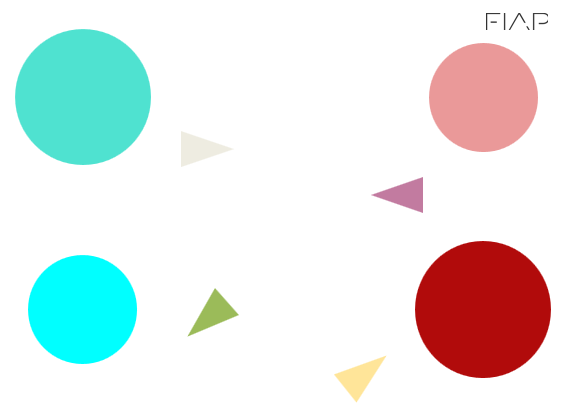
#> input picture circulo.png, 566 x 417 px
$ jupyter execute NAC1.ipynb   (shell and % lines are left out)
#> lines starting #> are read from the running program, lines starting #| are printed output that depends on the picture; after the words box and inside, x2 and y2 are one past the last pixel; in counts of white or black regions, pixels touching at a corner belong together
NAC 1

Integrantes:
Mariana Roz Pereira RM 82322
Gabriel Oliveira Lima RM 83004

R1

[cell 1]
import cv2
from matplotlib import pyplot as plt
import numpy as np
import math

#importar e tratar imagem
img = cv2.imread('circulo.png')
#> img is the input picture: shape (417, 566, 3); mean B, G, R 231.3, 233, 227.6
imgRGB = cv2.cvtColor(img, cv2.COLOR_BGR2RGB)

plt.figure(figsize = (10,10))
plt.imshow(imgRGB)

[cell 2]
#importar e tratar imagem
img = cv2.imread('circulo.png')
imgHSV = cv2.cvtColor(img, cv2.COLOR_BGR2HSV)
#> imgHSV: shape (417, 566, 3); mean H, S, V 10.1, 39.9, 246.8

image_lower_azul = np.array([0, 150, 100])
image_upper_azul = np.array([250, 250, 245])
mask_hsv = cv2.inRange(imgHSV, image_lower_azul, image_upper_azul)
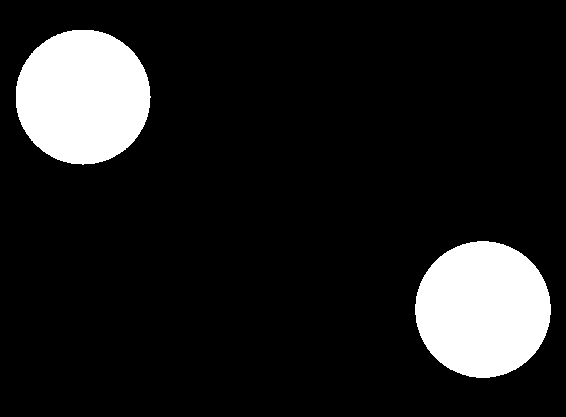
#> mask_hsv: shape (417, 566); 12.2% white; 2 white regions
contour, _ = cv2.findContours(mask_hsv, cv2.RETR_TREE, cv2.CHAIN_APPROX_SIMPLE)
#> contour = 2 contours; box (x1, y1, x2, y2) and area: (415, 241, 551, 378) 14336, (16, 30, 151, 165) 14084
mask_rgb = cv2.cvtColor(mask_hsv, cv2.COLOR_GRAY2RGB)
#> mask_rgb: shape (417, 566, 3); 12.2% white; 2 white regions, box (x1, y1, x2, y2) and area: (415, 241, 551, 378) 14528, (16, 30, 151, 165) 14276
contour_img = mask_rgb.copy()
cv2.drawContours(contour_img, contour, -1, [255, 0, 200], 2);

plt.figure(figsize = (10,10))
plt.imshow(contour_img);

[cell 3]
color = (0,0,0)
color2 = (0,255,0)

# calculo das coordenadas do centro circ1
cnt = contour[0]
#> cnt = contour of 196 points, box (x1, y1, x2, y2) (415, 241, 551, 378), area 14336
M = cv2.moments(cnt)
#> M = moments, m00 14336, centre m10/m00, m01/m00 = (482.5, 309)

cx1 = int(M['m10']/M['m00'])
#> cx1 = 482
cy1 = int(M['m01']/M['m00'])
#> cy1 = 309
cv2.line(contour_img,(cx1,cy1),(cx1,cy1),color,5)
#> contour_img: shape (417, 566, 3); mean B, G, R 32.3, 29.1, 31.6

# calculo das coordenadas do centro circ2
cnt2 = contour[1]
#> cnt2 = contour of 199 points, box (x1, y1, x2, y2) (16, 30, 151, 165), area 14084
M2 = cv2.moments(cnt2)
#> M2 = moments, m00 14083.5, centre m10/m00, m01/m00 = (82.55, 96.54)

cx2 = int(M2['m10']/M2['m00'])
#> cx2 = 82
cy2 = int(M2['m01']/M2['m00'])
#> cy2 = 96
cv2.line(contour_img,(cx2,cy2),(cx2,cy2),color,5)
#> contour_img: shape (417, 566, 3); mean B, G, R 32.2, 29.1, 31.6

# calculo das areas
area1 = cv2.contourArea(cnt)
#> area1 = 14336
area2 = cv2.contourArea(cnt2)
#> area2 = 14083.5

# texto 1
font1 = cv2.FONT_HERSHEY_PLAIN
text1 = cy2 , cx2
#> text1 = (96, 82)
origin1 = (180,80)
cv2.putText(contour_img, str(text1), origin1, font1,1,(200,50,0),1,cv2.LINE_AA)

# texto 2
font2 = cv2.FONT_HERSHEY_PLAIN
text2 = cy1 , cx1
#> text2 = (309, 482)
origin2 = (400,200)
cv2.putText(contour_img, str(text2), origin2, font2,1,(200,50,0),1,cv2.LINE_AA)

# area 1
font_area1 = cv2.FONT_HERSHEY_PLAIN
text_area1 = "Area 1 = {}".format(area1)
#> text_area1 = 'Area 1 = 14336.0'
origin_area1 = (180,100)
cv2.putText(contour_img, str(text_area1), origin_area1, font_area1,1,(200,50,0),1,cv2.LINE_AA)

# area 2
font_area2 = cv2.FONT_HERSHEY_PLAIN
text_area2 = "Area 2 = {}".format(area2)
#> text_area2 = 'Area 2 = 14083.5'
origin_area2 = (400,220)
cv2.putText(contour_img, str(text_area2), origin_area2, font_area2,1,(200,50,0),1,cv2.LINE_AA)
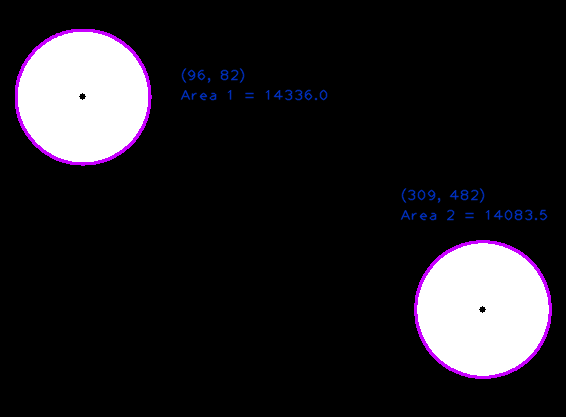
#> contour_img: shape (417, 566, 3); mean B, G, R 33.1, 29.3, 31.6

plt.figure(figsize = (10,10))
plt.imshow(contour_img);

R2

[cell 4]
color = (0,0,0)
color2 = (0,255,0)

# calculo das coordenadas do centro circ1
cnt = contour[0]
M = cv2.moments(cnt)

cx1 = int(M['m10']/M['m00'])
cy1 = int(M['m01']/M['m00'])
cv2.line(contour_img,(cx1,cy1),(cx1,cy1),color,5)

# calculo das coordenadas do centro circ2
cnt2 = contour[1]
M2 = cv2.moments(cnt2)

cx2 = int(M2['m10']/M2['m00'])
cy2 = int(M2['m01']/M2['m00'])
cv2.line(contour_img,(cx2,cy2),(cx2,cy2),color,5)

# calculo das areas
area1 = cv2.contourArea(cnt)
area2 = cv2.contourArea(cnt2)

# texto 1
font1 = cv2.FONT_HERSHEY_PLAIN
text1 = cy2 , cx2
origin1 = (180,80)
cv2.putText(contour_img, str(text1), origin1, font1,1,(200,50,0),1,cv2.LINE_AA)
#> contour_img: shape (417, 566, 3); 0.17% of pixels changed, all inside (x1, y1, x2, y2) = (181, 68, 245, 84)

# texto 2
font2 = cv2.FONT_HERSHEY_PLAIN
text2 = cy1 , cx1
origin2 = (400,200)
cv2.putText(contour_img, str(text2), origin2, font2,1,(200,50,0),1,cv2.LINE_AA)
#> contour_img: shape (417, 566, 3); mean B, G, R 33.2, 29.3, 31.6

# area 1
font_area1 = cv2.FONT_HERSHEY_PLAIN
text_area1 = "Area 1 = {}".format(area1)
origin_area1 = (180,100)
cv2.putText(contour_img, str(text_area1), origin_area1, font_area1,1,(200,50,0),1,cv2.LINE_AA)
#> contour_img: shape (417, 566, 3); mean B, G, R 33.3, 29.4, 31.6

# area 2
font_area2 = cv2.FONT_HERSHEY_PLAIN
text_area2 = "Area 2 = {}".format(area2)
origin_area2 = (400,220)
cv2.putText(contour_img, str(text_area2), origin_area2, font_area2,1,(200,50,0),1,cv2.LINE_AA)
#> contour_img: shape (417, 566, 3); mean B, G, R 33.4, 29.4, 31.6

#Linha entre os centros
line = cv2.line(contour_img,(cx1,cy1),(cx2,cy2),color2,3)

plt.figure(figsize = (10,10))
plt.imshow(contour_img);

[cell 5]
color = (0,0,0)
color2 = (0,255,0)
color3 = (0,0,255)

# calculo das coordenadas do centro circ1
cnt = contour[0]
M = cv2.moments(cnt)

cx1 = int(M['m10']/M['m00'])
cy1 = int(M['m01']/M['m00'])
cv2.line(contour_img,(cx1,cy1),(cx1,cy1),color,3)

# calculo das coordenadas do centro circ2
cnt2 = contour[1]
M2 = cv2.moments(cnt2)

cx2 = int(M2['m10']/M2['m00'])
cy2 = int(M2['m01']/M2['m00'])
cv2.line(contour_img,(cx2,cy2),(cx2,cy2),color,3)
#> contour_img: shape (417, 566, 3); mean B, G, R 32.7, 31.1, 30.9

# calculo das areas
area1 = cv2.contourArea(cnt)
area2 = cv2.contourArea(cnt2)

# texto 1
font1 = cv2.FONT_HERSHEY_PLAIN
text1 = cy2 , cx2
origin1 = (180,80)
cv2.putText(contour_img, str(text1), origin1, font1,1,(200,50,0),1,cv2.LINE_AA)
#> contour_img: shape (417, 566, 3); mean B, G, R 32.7, 31.1, 30.9

# texto 2
font2 = cv2.FONT_HERSHEY_PLAIN
text2 = cy1 , cx1
origin2 = (400,200)
cv2.putText(contour_img, str(text2), origin2, font2,1,(200,50,0),1,cv2.LINE_AA)
#> contour_img: shape (417, 566, 3); mean B, G, R 32.7, 31.1, 30.9

# area 1
font_area1 = cv2.FONT_HERSHEY_PLAIN
text_area1 = "Area 1 = {}".format(area1)
origin_area1 = (180,100)
cv2.putText(contour_img, str(text_area1), origin_area1, font_area1,1,(200,50,0),1,cv2.LINE_AA)
#> contour_img: shape (417, 566, 3); mean B, G, R 32.8, 31.1, 30.9

# area 2
font_area2 = cv2.FONT_HERSHEY_PLAIN
text_area2 = "Area 2 = {}".format(area2)
origin_area2 = (400,220)
cv2.putText(contour_img, str(text_area2), origin_area2, font_area2,1,(200,50,0),1,cv2.LINE_AA)
#> contour_img: shape (417, 566, 3); mean B, G, R 32.8, 31.1, 30.9

#Linha entre os centros
line = cv2.line(contour_img,(cx1,cy1),(cx2,cy2),color2,3)
#> line: shape (417, 566, 3); mean B, G, R 32.8, 31.2, 30.9

# catetos
cv2.line(contour_img,(cx1,cy1),(cx2,cy1),color3,3)
cv2.line(contour_img,(cx2,cy2),(cx2,cy1),color3,3)

# pontos
cv2.line(contour_img,(cx1,cy1),(cx1,cy1),color,5)
#> contour_img: shape (417, 566, 3); mean B, G, R 32.1, 30.5, 33.5
cv2.line(contour_img,(cx2,cy2),(cx2,cy2),color,5)
#> contour_img: shape (417, 566, 3); mean B, G, R 32.1, 30.4, 33.4
cv2.line(contour_img,(cx2,cy1),(cx2,cy1),color2,5)
#> contour_img: shape (417, 566, 3); mean B, G, R 32.1, 30.5, 33.4

# angulo
inclination = (cy2-cy1)/(cx2-cx1)
#> inclination = 0.532
angle = round(math.degrees(inclination))
#> angle = 31

font3 = cv2.FONT_HERSHEY_PLAIN
text3 = "angulo de inclinacao da reta = {} graus".format(angle)
#> text3 = 'angulo de inclinacao da reta = 31 graus'
origem3 = (100,340)
cv2.putText(contour_img, str(text3), origem3, font3,1,(200,50,0),1,cv2.LINE_AA)
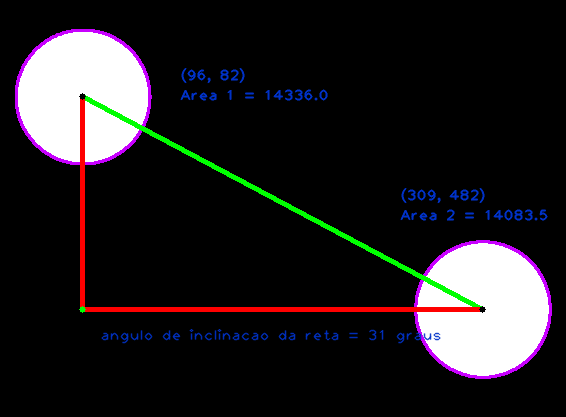
#> contour_img: shape (417, 566, 3); mean B, G, R 32.7, 30.6, 33.4

plt.figure(figsize = (10,10))
plt.imshow(contour_img);
